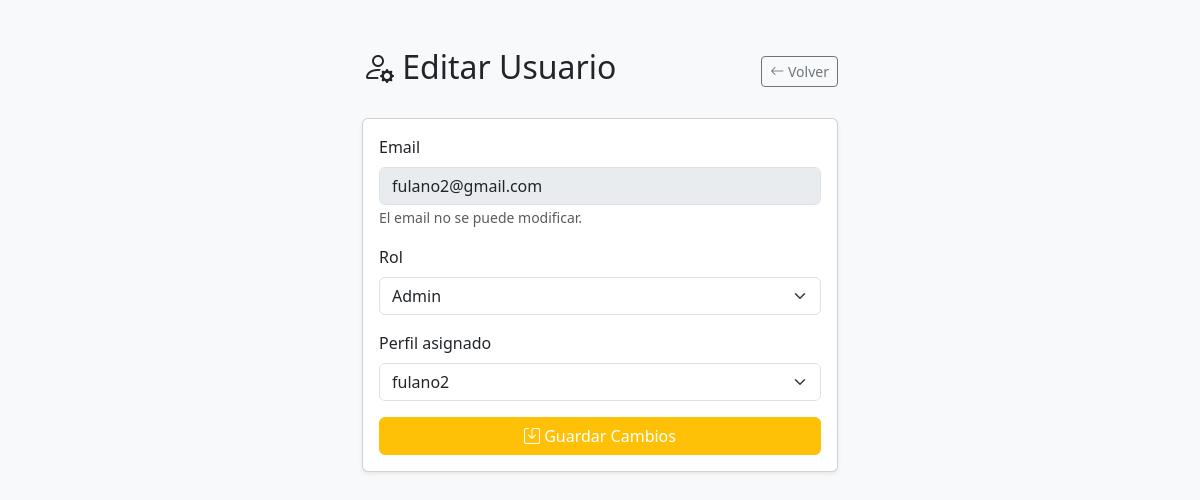
Page /public/index.php?action=edit_usuario&id=19 (signed in) on the committed database.
### tables this page shows
CREATE TABLE `usuario` (
  `id_usuario` int NOT NULL AUTO_INCREMENT,
  `email` varchar(45) DEFAULT NULL,
  `password` varchar(255) DEFAULT NULL,
  `rol` varchar(45) NOT NULL,
  `reset_token` varchar(255) DEFAULT NULL,
  `token_expira` varchar(255) DEFAULT NULL,
  `perfil_id` int DEFAULT NULL,
  `estado` varchar(45) NOT NULL DEFAULT 'activo',
  PRIMARY KEY (`id_usuario`),
  KEY `perfil_id` (`perfil_id`),
  CONSTRAINT `usuario_ibfk_1` FOREIGN KEY (`perfil_id`) REFERENCES `perfil` (`id_perfil`)
);

CREATE TABLE `perfil` (
  `id_perfil` int NOT NULL AUTO_INCREMENT,
  `nombre` varchar(45) NOT NULL,
  `descripcion` varchar(255) DEFAULT NULL,
  `estado` varchar(45) NOT NULL DEFAULT 'activo',
  PRIMARY KEY (`id_perfil`)
);

### app/models/usuario/UsuarioController.php (called while the page is built, shortened)
<?php
require_once __DIR__ . '/usuario.php';
require_once __DIR__ . '/../perfil/perfil.php';
class UsuarioController {
    private $usuario;
    private $perfil;
    public function __construct() {
        $db            = (new Database())->connect();
        $this->usuario = new Usuario($db);
        $this->perfil  = new Perfil($db);
    }
    public function edit() {
        $id       = $_GET['id'];
        $usuario  = $this->usuario->obtener($id);
        $perfiles = $this->perfil->listar();
        require __DIR__ . '/views/edit.php';
    }
}

### app/models/usuario/usuario.php (called while the page is built, shortened)
<?php
class Usuario {
    private $conn;
    public function __construct($db) {
        $this->conn = $db;
    }
    public function obtener($id) {
        $sql  = "SELECT u.id_usuario, u.email, u.rol, u.estado, u.perfil_id,
                    p.nombre AS perfil_nombre
                FROM usuario u
                LEFT JOIN perfil p ON u.perfil_id = p.id_perfil
                WHERE u.id_usuario = :id";
        $stmt = $this->conn->prepare($sql);
        $stmt->execute(['id' => $id]);
        return $stmt->fetch(PDO::FETCH_ASSOC);
    }
}

### app/models/perfil/Perfil.php (called while the page is built, shortened)
<?php
class Perfil {
    private $conn;
    public function __construct($db) {
        $this->conn = $db;
    }
    public function listar() {
        $sql = "SELECT * FROM perfil WHERE estado = 'activo' ORDER BY nombre ASC";
        return $this->conn->query($sql)->fetchAll(PDO::FETCH_ASSOC);
    }
}

### app/models/usuario/views/edit.php (the view, shortened to what this page needs)
<!DOCTYPE html>
<html lang="es">
<head>
    <link href="https://cdn.jsdelivr.net/npm/bootstrap@5.3.0/dist/css/bootstrap.min.css" rel="stylesheet">
    <link href="https://cdn.jsdelivr.net/npm/bootstrap-icons@1.10.5/font/bootstrap-icons.css" rel="stylesheet">
</head>
<body class="bg-light">
<div class="container mt-5" style="max-width:500px">
    <div class="d-flex justify-content-between align-items-center mb-4">
        <h2><i class="bi bi-person-gear"></i> Editar Usuario</h2>
        <a href="index.php?action=usuarios" class="btn btn-outline-secondary btn-sm">
            <i class="bi bi-arrow-left"></i> Volver
        </a>
    </div>
    <div class="card shadow-sm">
        <div class="card-body">
            <form method="POST" action="index.php?action=update_usuario">
                <div class="mb-3">
                    <label class="form-label">Email</label>
                    <input type="text" class="form-control"
                        value="<?= htmlspecialchars($usuario['email']) ?>" disabled>
                    <small class="text-muted">El email no se puede modificar.</small>
                </div>
                <div class="mb-3">
                    <label class="form-label">Rol</label>
                    <select name="rol" class="form-select">
                        <option value="admin" <?= $usuario['rol'] === 'admin' ? 'selected' : '' ?>>Admin</option>
                    </select>
                </div>
                <div class="mb-3">
                    <label class="form-label">Perfil asignado</label>
                    <select name="perfil_id" class="form-select">
                        <?php foreach ($perfiles as $p): ?>
                        <option value="<?= $p['id_perfil'] ?>"
                            <?= $usuario['perfil_id'] == $p['id_perfil'] ? 'selected' : '' ?>>
                            <?= htmlspecialchars($p['nombre']) ?>
                        </option>
                        <?php endforeach; ?>
                    </select>
                </div>
                <button type="submit" class="btn btn-warning w-100 text-white">
                    <i class="bi bi-save"></i> Guardar Cambios
                </button>
            </form>
        </div>
    </div>
</div>
</body>
</html>

### rows in the picture
usuario: email "fulano2@gmail.com", rol "Admin", perfil_id "fulano2"
